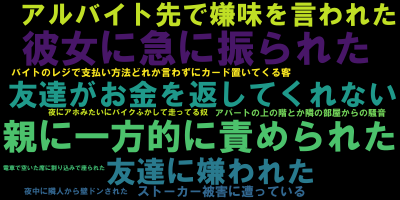

Python code for this plot:
from wordcloud import WordCloud

wc = WordCloud(font_path='C:/Windows/Fonts/HGRSGU.TTC')

with open('annkert.txt', 'r', encoding='utf-8') as file:
    text = file.read()

wc.generate(text)
wc.to_file('annkert.png')
